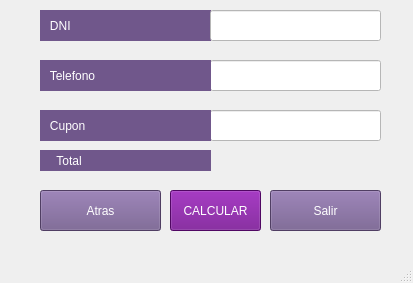
<?xml version="1.0" encoding="UTF-8"?>
<ui version="4.0">
 <class>MainWindow</class>
 <widget class="QMainWindow" name="MainWindow">
  <property name="geometry">
   <rect>
    <x>0</x>
    <y>0</y>
    <width>413</width>
    <height>283</height>
   </rect>
  </property>
  <property name="windowTitle">
   <string>MainWindow</string>
  </property>
  <widget class="QWidget" name="centralwidget">
   <widget class="QLabel" name="label_3">
    <property name="geometry">
     <rect>
      <x>40</x>
      <y>10</y>
      <width>171</width>
      <height>31</height>
     </rect>
    </property>
    <property name="styleSheet">
     <string notr="true">Background: rgb(112, 87, 139);
color: rgb(255, 255, 255);
font: 75 10pt &quot;MS Shell Dlg 2&quot;;
</string>
    </property>
    <property name="text">
     <string>   DNI</string>
    </property>
    <property name="margin">
     <number>10</number>
    </property>
   </widget>
   <widget class="QLineEdit" name="Line_DNI">
    <property name="geometry">
     <rect>
      <x>210</x>
      <y>10</y>
      <width>171</width>
      <height>31</height>
     </rect>
    </property>
    <property name="styleSheet">
     <string notr="true">background-color: rgb(255, 255, 255);
</string>
    </property>
    <property name="maxLength">
     <number>8</number>
    </property>
   </widget>
   <widget class="QLineEdit" name="Line_Tel">
    <property name="geometry">
     <rect>
      <x>210</x>
      <y>60</y>
      <width>171</width>
      <height>31</height>
     </rect>
    </property>
    <property name="styleSheet">
     <string notr="true">background-color: rgb(255, 255, 255);
</string>
    </property>
    <property name="maxLength">
     <number>9</number>
    </property>
   </widget>
   <widget class="QLabel" name="label_5">
    <property name="geometry">
     <rect>
      <x>40</x>
      <y>60</y>
      <width>171</width>
      <height>31</height>
     </rect>
    </property>
    <property name="styleSheet">
     <string notr="true">Background: rgb(112, 87, 139);
color: rgb(255, 255, 255);
font: 75 10pt &quot;MS Shell Dlg 2&quot;;
</string>
    </property>
    <property name="text">
     <string>   Telefono</string>
    </property>
    <property name="margin">
     <number>10</number>
    </property>
   </widget>
   <widget class="QPushButton" name="Btn_Atras">
    <property name="geometry">
     <rect>
      <x>40</x>
      <y>190</y>
      <width>121</width>
      <height>41</height>
     </rect>
    </property>
    <property name="styleSheet">
     <string notr="true">Background: rgb(112, 87, 139);
color: rgb(255, 255, 255);
font: 75 14pt &quot;MS Shell Dlg 2&quot;;</string>
    </property>
    <property name="text">
     <string>Atras</string>
    </property>
   </widget>
   <widget class="QPushButton" name="Btn_Salir">
    <property name="geometry">
     <rect>
      <x>270</x>
      <y>190</y>
      <width>111</width>
      <height>41</height>
     </rect>
    </property>
    <property name="styleSheet">
     <string notr="true">Background: rgb(112, 87, 139);
color: rgb(255, 255, 255);
font: 75 14pt &quot;MS Shell Dlg 2&quot;;</string>
    </property>
    <property name="text">
     <string>Salir</string>
    </property>
   </widget>
   <widget class="QLineEdit" name="Line_Cupon">
    <property name="geometry">
     <rect>
      <x>210</x>
      <y>110</y>
      <width>171</width>
      <height>31</height>
     </rect>
    </property>
    <property name="styleSheet">
     <string notr="true">background-color: rgb(255, 255, 255);
</string>
    </property>
    <property name="maxLength">
     <number>10</number>
    </property>
   </widget>
   <widget class="QLabel" name="label_6">
    <property name="geometry">
     <rect>
      <x>40</x>
      <y>110</y>
      <width>171</width>
      <height>31</height>
     </rect>
    </property>
    <property name="styleSheet">
     <string notr="true">Background: rgb(112, 87, 139);
color: rgb(255, 255, 255);
font: 75 10pt &quot;MS Shell Dlg 2&quot;;
</string>
    </property>
    <property name="text">
     <string>   Cupon</string>
    </property>
    <property name="margin">
     <number>10</number>
    </property>
   </widget>
   <widget class="QLabel" name="label_7">
    <property name="geometry">
     <rect>
      <x>40</x>
      <y>150</y>
      <width>171</width>
      <height>21</height>
     </rect>
    </property>
    <property name="styleSheet">
     <string notr="true">Background: rgb(112, 87, 139);
color: rgb(255, 255, 255);
font: 75 10pt &quot;MS Shell Dlg 2&quot;;
</string>
    </property>
    <property name="text">
     <string>     Total</string>
    </property>
    <property name="margin">
     <number>1</number>
    </property>
   </widget>
   <widget class="QLabel" name="label_2">
    <property name="geometry">
     <rect>
      <x>200</x>
      <y>150</y>
      <width>181</width>
      <height>31</height>
     </rect>
    </property>
    <property name="styleSheet">
     <string notr="true">border-color: rgb(85, 85, 127);
font: 87 14pt &quot;Arial Black&quot;;</string>
    </property>
    <property name="text">
     <string/>
    </property>
    <property name="alignment">
     <set>Qt::AlignRight|Qt::AlignTrailing|Qt::AlignVCenter</set>
    </property>
   </widget>
   <widget class="QPushButton" name="Btn_Calcular">
    <property name="geometry">
     <rect>
      <x>170</x>
      <y>190</y>
      <width>91</width>
      <height>41</height>
     </rect>
    </property>
    <property name="styleSheet">
     <string notr="true">Background: rgb(112, 10, 139);
color: rgb(255, 255, 255);
font: 75 14pt &quot;MS Shell Dlg 2&quot;;</string>
    </property>
    <property name="text">
     <string>CALCULAR</string>
    </property>
   </widget>
  </widget>
  <widget class="QMenuBar" name="menubar">
   <property name="geometry">
    <rect>
     <x>0</x>
     <y>0</y>
     <width>413</width>
     <height>21</height>
    </rect>
   </property>
  </widget>
  <widget class="QStatusBar" name="statusbar"/>
 </widget>
 <resources/>
 <connections/>
</ui>
